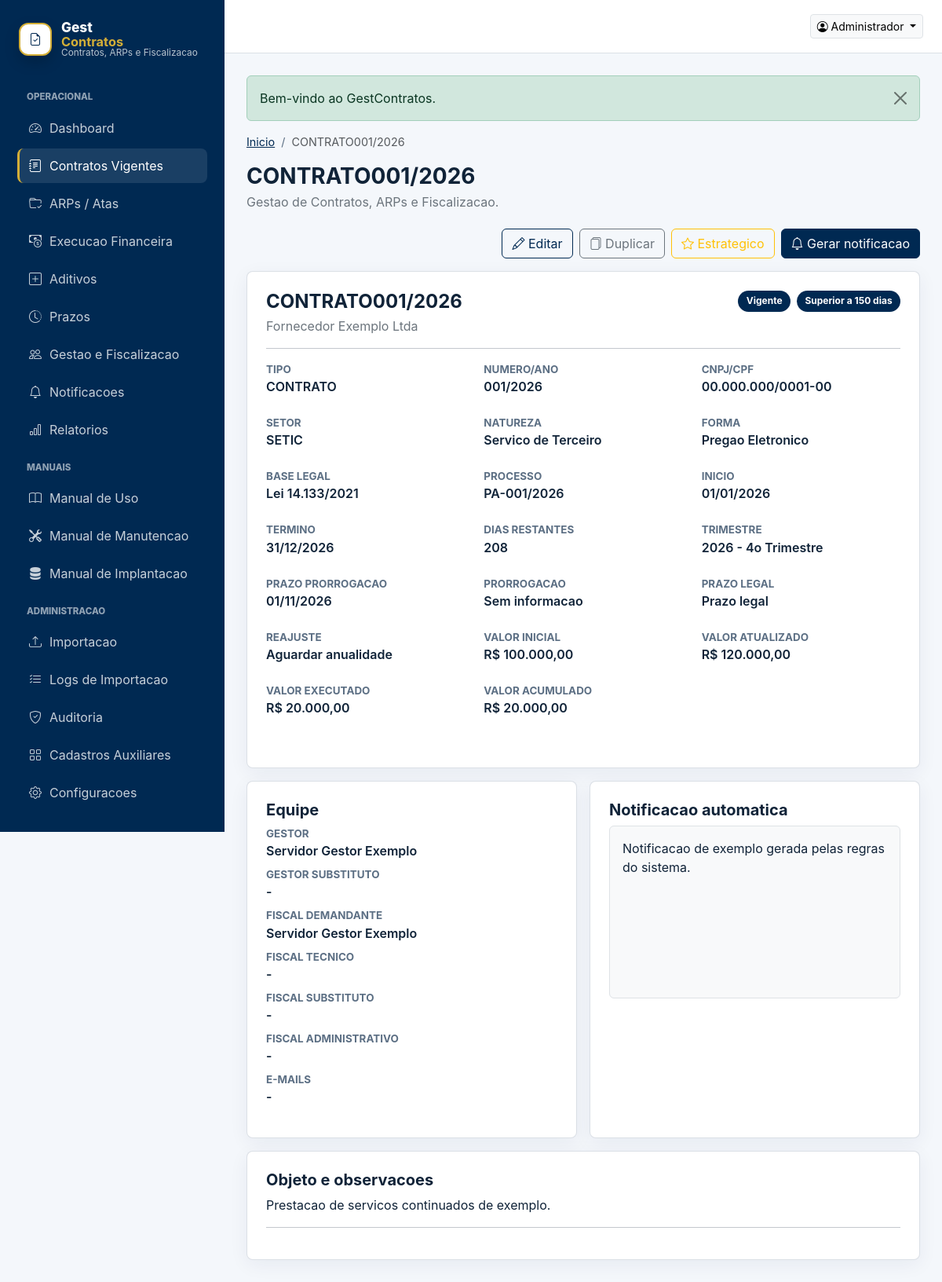
The app's page /contratos/1 (signed in) with its own data.
### tables this page shows
CREATE TABLE IF NOT EXISTS contratos (
  id BIGINT UNSIGNED AUTO_INCREMENT PRIMARY KEY,
  tipo ENUM('CONTRATO','ARP') NOT NULL DEFAULT 'CONTRATO',
  numero VARCHAR(40) NOT NULL,
  ano SMALLINT NOT NULL,
  chave VARCHAR(80) NOT NULL UNIQUE,
  fornecedor_id BIGINT UNSIGNED NULL,
  fornecedor_nome TEXT NULL,
  cnpj_cpf VARCHAR(40) NULL,
  objeto TEXT NULL,
  natureza_contratacao_id BIGINT UNSIGNED NULL,
  natureza_contratacao_nome VARCHAR(180) NULL,
  forma_contratacao_id BIGINT UNSIGNED NULL,
  forma_contratacao_nome VARCHAR(180) NULL,
  tipo_contrato_id BIGINT UNSIGNED NULL,
  tipo_contrato_nome VARCHAR(180) NULL,
  licitacao_numero VARCHAR(120) NULL,
  processo VARCHAR(120) NULL,
  setor_id BIGINT UNSIGNED NULL,
  setor_nome VARCHAR(180) NULL,
  data_inicio DATE NULL,
  data_termino DATE NULL,
  valor_global_inicial DECIMAL(16,2) NOT NULL DEFAULT 0,
  valor_global_atualizado DECIMAL(16,2) NOT NULL DEFAULT 0,
  valor_executado DECIMAL(16,2) NOT NULL DEFAULT 0,
  valor_acumulado_executado DECIMAL(16,2) NOT NULL DEFAULT 0,
  quantidade_aditivos INT NOT NULL DEFAULT 0,
  base_legal_id BIGINT UNSIGNED NULL,
  base_legal_nome VARCHAR(240) NULL,
  contrato_estrategico TINYINT(1) NOT NULL DEFAULT 0,
  import_batch_id BIGINT UNSIGNED NULL,
  gestor VARCHAR(600) NULL,
  gestor_substituto VARCHAR(600) NULL,
  fiscal_demandante VARCHAR(600) NULL,
  fiscal_tecnico VARCHAR(600) NULL,
  fiscal_substituto VARCHAR(600) NULL,
  fiscal_administrativo VARCHAR(600) NULL,
  emails_equipe TEXT NULL,
  observacoes TEXT NULL,
  situacao VARCHAR(40) NOT NULL DEFAULT 'Indeterminado',
  prazo VARCHAR(80) NULL,
  dias_contrato INT NULL,
  dias_restantes INT NULL,
  trimestre_vencimento VARCHAR(80) NULL,
  prazo_prorrogacao DATE NULL,
  data_recebimento_prorrogacao DATE NULL,
  prorrogacao_no_prazo VARCHAR(60) NULL,
  prazo_legal_classificacao VARCHAR(60) NULL,
  data_orcamento_estimado DATE NULL,
  status_reajuste VARCHAR(80) NULL,
  texto_notificacao LONGTEXT NULL,
  encerrado_em DATE NULL,
  created_by BIGINT UNSIGNED NULL,
  updated_by BIGINT UNSIGNED NULL,
  created_at DATETIME NOT NULL DEFAULT CURRENT_TIMESTAMP,
  updated_at DATETIME NOT NULL DEFAULT CURRENT_TIMESTAMP ON UPDATE CURRENT_TIMESTAMP,
  deleted_at DATETIME NULL,
  INDEX idx_contratos_chave (chave),
  INDEX idx_contratos_situacao (situacao),
  INDEX idx_contratos_prazo (prazo),
  INDEX idx_contratos_termino (data_termino),
  INDEX idx_contratos_setor (setor_nome),
  INDEX idx_contratos_fornecedor (fornecedor_nome(191)),
  CONSTRAINT fk_contratos_fornecedor FOREIGN KEY (fornecedor_id) REFERENCES fornecedores(id),
  CONSTRAINT fk_contratos_setor FOREIGN KEY (setor_id) REFERENCES setores(id)
);

### app/Core/Auth.php (called while the page is built, shortened)
<?php
final class Auth
{
    public static function hasAnyRole(array $roles): bool
    {
        $role = $_SESSION['user']['role'] ?? null;
        return $role === 'administrador' || in_array($role, $roles, true);
    }
    public static function canWrite(): bool
    {
        return self::hasAnyRole(['administrador', 'gestor-contratos', 'setor-demandante', 'gestor-fiscal']);
    }
}

### app/Core/View.php (called while the page is built, shortened)
<?php
final class View
{
    public static function render(string $view, array $data = [], string $layout = 'layouts/app'): void
    {
        extract($data, EXTR_SKIP);
        $viewPath = base_path('app/Views/' . $view . '.php');
        require $viewPath;
    }
}

### app/Core/Controller.php (called while the page is built, shortened)
<?php
abstract class Controller
{
    protected function view(string $view, array $data = [], string $layout = 'layouts/app'): void
    {
        View::render($view, $data, $layout);
    }
}

### app/Controllers/ContractsController.php (called while the page is built, shortened)
<?php
final class ContractsController extends Controller
{
    private Contract $contracts;
    public function __construct()
    {
        $this->contracts = new Contract();
    }
    public function show(Request $request, string $id): void
    {
        $contract = $this->contracts->find((int) $id);
        $this->view('contracts/show', ['title' => $contract['chave'], 'contract' => $contract]);
    }
}

### app/Core/Application.php (called while the page is built, shortened)
<?php
final class Application
{
    public function run(): void
    {
        try {
            $router = new Router();
            $router->dispatch(Request::capture());
        } catch (\Throwable $exception) {
            http_response_code(500);
            $this->logException($exception);
            if (config('app.debug', false)) {
                echo '<pre>' . e($exception) . '</pre>';
                return;
            }
            echo 'Ocorreu um erro interno. Verifique os logs da aplicacao.';
        } finally {
            unset($_SESSION['_old']);
        }
    }
}

### public/index.php (called while the page is built, shortened)
<?php
$app = new Application(dirname(__DIR__));
$app->run();

### app/Core/helpers.php (called while the page is built, shortened)
<?php
if (! function_exists('base_path')) {
    function base_path(string $path = ''): string
    {
        $root = $GLOBALS['base_path'] ?? dirname(__DIR__, 2);
        return $path === '' ? $root : $root . DIRECTORY_SEPARATOR . ltrim($path, DIRECTORY_SEPARATOR);
    }
}
if (! function_exists('env')) {
    function env(string $key, mixed $default = null): mixed
    {
        return $_ENV[$key] ?? $_SERVER[$key] ?? $default;
    }
}
if (! function_exists('config')) {
    function config(string $key, mixed $default = null): mixed
    {
        static $configs = [];
        [$file, $item] = array_pad(explode('.', $key, 2), 2, null);
        if (! isset($configs[$file])) {
            $path = base_path("config/{$file}.php");
            $configs[$file] = file_exists($path) ? require $path : [];
        }
        return $item === null ? $configs[$file] : ($configs[$file][$item] ?? $default);
    }
}
if (! function_exists('url')) {
    function url(string $path = ''): string
    {
        if (! empty($_SERVER['HTTP_HOST'])) {
            $scheme = (! empty($_SERVER['HTTPS']) && $_SERVER['HTTPS'] !== 'off') ? 'https' : 'http';
            $base = $scheme . '://' . $_SERVER['HTTP_HOST'];
        } else {
            $base = rtrim(config('app.url', ''), '/');
        }
        $path = '/' . ltrim($path, '/');
        return $base . ($path === '/' ? '' : $path);
    }
}
if (! function_exists('e')) {
    function e(mixed $value): string
    {
        return htmlspecialchars((string) $value, ENT_QUOTES | ENT_SUBSTITUTE, 'UTF-8');
    }
}
if (! function_exists('money_br')) {
    function money_br(mixed $value): string
    {
        return 'R$ ' . number_format((float) $value, 2, ',', '.');
    }
}
if (! function_exists('date_br')) {
    function date_br(?string $date): string
    {
        try {
            return (new DateTime($date))->format('d/m/Y');
        } catch (Throwable) {
            return '-';
        }
    }
}
if (! function_exists('badge_class')) {
    function badge_class(?string $value): string
    {
        $value = mb_strtolower((string) $value);
        return match (true) {
            str_contains($value, 'vigente'), str_contains($value, 'dentro') => 'text-bg-success',
            str_contains($value, 'expirado'), str_contains($value, 'fora'), str_contains($value, 'emergencial') => 'text-bg-danger',
            str_contains($value, '30'), str_contains($value, '60'), str_contains($value, 'reajuste') => 'text-bg-warning',
            str_contains($value, 'indeterminado'), str_contains($value, 'sem') => 'text-bg-secondary',
            default => 'text-bg-primary',
        };
    }
}

### config/database.php (called while the page is built)
<?php
return [
    'driver' => 'mysql',
    'host' => env('DB_HOST', '127.0.0.1'),
    'port' => env('DB_PORT', '3306'),
    'database' => env('DB_DATABASE', 'gestcontratos'),
    'username' => env('DB_USERNAME', 'root'),
    'password' => env('DB_PASSWORD', ''),
    'charset' => env('DB_CHARSET', 'utf8mb4'),
];

### config/app.php (called while the page is built)
<?php
return [
    'name' => env('APP_NAME', 'GestContratos'),
    'env' => env('APP_ENV', 'production'),
    'debug' => filter_var(env('APP_DEBUG', false), FILTER_VALIDATE_BOOLEAN),
    'url' => rtrim(env('APP_URL', 'http://localhost:8080'), '/'),
    'session_name' => env('SESSION_NAME', 'gestcontratos_session'),
    'upload_max_mb' => (int) env('UPLOAD_MAX_MB', 20),
];

### app/Core/Database.php (called while the page is built, shortened)
<?php
final class Database
{
    private static ?PDO $pdo = null;
    public static function pdo(): PDO
    {
        $db = config('database');
        $dsn = sprintf(
            'mysql:host=%s;port=%s;dbname=%s;charset=%s',
            $db['host'],
            $db['port'],
            $db['database'],
            $db['charset']
        );
        self::$pdo = new PDO($dsn, $db['username'], $db['password'], [
            PDO::ATTR_ERRMODE => PDO::ERRMODE_EXCEPTION,
            PDO::ATTR_DEFAULT_FETCH_MODE => PDO::FETCH_ASSOC,
            PDO::ATTR_EMULATE_PREPARES => false,
        ]);
        return self::$pdo;
    }
}

### app/Core/Model.php (called while the page is built, shortened)
<?php
abstract class Model
{
    protected string $table;
    protected string $primaryKey = 'id';
    protected function pdo(): PDO
    {
        return Database::pdo();
    }
    public function find(int|string $id): ?array
    {
        $stmt = $this->pdo()->prepare("SELECT * FROM {$this->table} WHERE {$this->primaryKey} = :id LIMIT 1");
        $stmt->execute(['id' => $id]);
        $row = $stmt->fetch();
        return $row ?: null;
    }
}

### app/Views/contracts/show.php (the view, shortened to what this page needs)
<?php $canWrite = GestContratos\Core\Auth::canWrite(); ?>
<?php if ($canWrite): ?>
    <div class="d-flex flex-wrap gap-2 justify-content-end mb-3">
        <a class="btn btn-outline-primary" href="<?= e(url('/contratos/' . $contract['id'] . '/editar')) ?>"><i class="bi bi-pencil"></i> Editar</a>
        <form method="post" action="<?= e(url('/contratos/' . $contract['id'] . '/duplicar')) ?>">
            <button class="btn btn-outline-secondary" type="submit"><i class="bi bi-files"></i> Duplicar</button>
        </form>
        <form method="post" action="<?= e(url('/contratos/' . $contract['id'] . '/estrategico')) ?>">
            <button class="btn btn-outline-warning" type="submit"><i class="bi bi-star"></i> Estrategico</button>
        </form>
        <form method="post" action="<?= e(url('/contratos/' . $contract['id'] . '/notificacao')) ?>">
            <button class="btn btn-primary" type="submit"><i class="bi bi-bell"></i> Gerar notificacao</button>
        </form>
    </div>
<?php endif; ?>
<section class="gc-card p-4 mb-3">
    <div class="d-flex flex-wrap justify-content-between gap-3">
        <div>
            <h2 class="h4 fw-bold mb-1"><?= e($contract['chave']) ?></h2>
            <p class="text-secondary mb-0"><?= e($contract['fornecedor_nome']) ?></p>
        </div>
        <div class="d-flex gap-2 align-items-start">
            <span class="badge <?= e(badge_class($contract['situacao'])) ?>"><?= e($contract['situacao']) ?></span>
            <span class="badge <?= e(badge_class($contract['prazo'])) ?>"><?= e($contract['prazo']) ?></span>
        </div>
    </div>
    <hr>
    <dl class="row detail-list">
        <?php
        $details = [
            'Tipo' => $contract['tipo'], 'Numero/Ano' => $contract['numero'] . '/' . $contract['ano'],
            'CNPJ/CPF' => $contract['cnpj_cpf'], 'Setor' => $contract['setor_nome'],
            'Natureza' => $contract['natureza_contratacao_nome'], 'Forma' => $contract['forma_contratacao_nome'],
            'Base legal' => $contract['base_legal_nome'], 'Processo' => $contract['processo'],
            'Inicio' => date_br($contract['data_inicio']), 'Termino' => date_br($contract['data_termino']),
            'Dias restantes' => $contract['dias_restantes'] ?? 'Indeterminado',
            'Trimestre' => $contract['trimestre_vencimento'],
            'Prazo prorrogacao' => date_br($contract['prazo_prorrogacao']),
            'Prorrogacao' => $contract['prorrogacao_no_prazo'],
            'Prazo legal' => $contract['prazo_legal_classificacao'],
            'Reajuste' => $contract['status_reajuste'],
            'Valor inicial' => money_br($contract['valor_global_inicial']),
            'Valor atualizado' => money_br($contract['valor_global_atualizado']),
            'Valor executado' => money_br($contract['valor_executado']),
            'Valor acumulado' => money_br($contract['valor_acumulado_executado']),
        ];
        ?>
        <?php foreach ($details as $label => $value): ?>
            <div class="col-12 col-md-6 col-xl-4 mb-3">
                <dt><?= e($label) ?></dt>
                <dd><?= e($value ?: '-') ?></dd>
            </div>
        <?php endforeach; ?>
    </dl>
</section>
<div class="row g-3">
    <div class="col-12 col-xl-6">
        <section class="gc-card p-4 h-100">
            <h2 class="h5 fw-bold">Equipe</h2>
            <dl class="detail-list">
                <dt>Gestor</dt><dd><?= e($contract['gestor'] ?: '-') ?></dd>
                <dt>Gestor substituto</dt><dd><?= e($contract['gestor_substituto'] ?: '-') ?></dd>
                <dt>Fiscal demandante</dt><dd><?= e($contract['fiscal_demandante'] ?: '-') ?></dd>
                <dt>Fiscal tecnico</dt><dd><?= e($contract['fiscal_tecnico'] ?: '-') ?></dd>
                <dt>Fiscal substituto</dt><dd><?= e($contract['fiscal_substituto'] ?: '-') ?></dd>
                <dt>Fiscal administrativo</dt><dd><?= e($contract['fiscal_administrativo'] ?: '-') ?></dd>
                <dt>E-mails</dt><dd><?= e($contract['emails_equipe'] ?: '-') ?></dd>
            </dl>
        </section>
    </div>
    <div class="col-12 col-xl-6">
        <section class="gc-card p-4 h-100">
            <h2 class="h5 fw-bold">Notificacao automatica</h2>
            <div class="notification-text border rounded p-3 bg-light"><?= e($contract['texto_notificacao'] ?: 'Nenhum texto gerado.') ?></div>
        </section>
    </div>
    <div class="col-12">
        <section class="gc-card p-4">
            <h2 class="h5 fw-bold">Objeto e observacoes</h2>
            <p><?= nl2br(e($contract['objeto'])) ?></p>
            <hr>
        </section>
    </div>
</div>

### app/Core/Router.php (shortened to what this page needs)
<?php
final class Router
{
    private array $routes = [];
    public function add(string $method, string $path, array|callable $handler): void
    {
        $pattern = preg_replace('#\{([a-zA-Z_][a-zA-Z0-9_]*)\}#', '(?P<$1>[^/]+)', '/' . trim($path, '/'));
        $this->routes[] = [
            'method' => strtoupper($method),
            'pattern' => '#^' . $pattern . '$#',
            'handler' => $handler,
        ];
    }
    public function dispatch(Request $request): void
    {
        foreach ($this->routes as $route) {
            if ($route['method'] !== $request->method) {
                continue;
            }
            if (! preg_match($route['pattern'], $request->path, $matches)) {
                continue;
            }
            $params = array_filter($matches, 'is_string', ARRAY_FILTER_USE_KEY);
            $this->call($route['handler'], $request, $params);
            return;
        }
    }
    private function call(array|callable $handler, Request $request, array $params): void
    {
        [$class, $method] = $handler;
        $controller = new $class();
        $ref = new \ReflectionMethod($controller, $method);
        $controller->{$method}(...$this->arguments($ref, $request, $params));
    }
    private function arguments(\ReflectionFunctionAbstract $ref, Request $request, array $params): array
    {
        $args = [];
        $parameters = $ref->getParameters();
        if ($parameters) {
            $first = $parameters[0];
            $type = $first->getType();
            if (($type instanceof \ReflectionNamedType && $type->getName() === Request::class) || $first->getName() === 'request') {
                $args[] = $request;
            }
        }
        return array_merge($args, array_values($params));
    }
}

### records on screen
contratos: chave "CONTRATO001/2026", fornecedor_nome "Fornecedor Exemplo Ltda", situacao "Vigente", prazo "Superior a 150 dias", gestor "Servidor Gestor Exemplo", gestor_substituto "-", fiscal_demandante "Servidor Gestor Exemplo", fiscal_tecnico "-", fiscal_substituto "-", fiscal_administrativo "-", emails_equipe "-", texto_notificacao "Notificacao de exemplo gerada pelas regras do sistema.", objeto "Prestacao de servicos continuados de exemplo."

### other values on screen
$section "OPERACIONAL"
$label "Dashboard"
$label "Contratos Vigentes"
$label "ARPs / Atas"
$label "Execucao Financeira"
$label "Aditivos"
$label "Prazos"
$label "Gestao e Fiscalizacao"
$label "Notificacoes"
$label "Relatorios"
$section "MANUAIS"
$label "Manual de Uso"
$label "Manual de Manutencao"
$label "Manual de Implantacao"
$section "ADMINISTRACAO"
